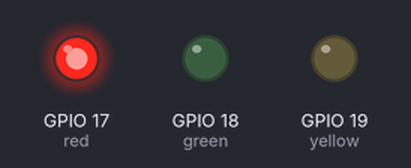
A program run on a simulated Raspberry Pi (BCM pin numbers). Shown: output pins drawn as LEDs (lit = HIGH). At 30.0 s the program stops and its outputs stay as they are.

Above: at 0.2 s.
At 0.7 s:
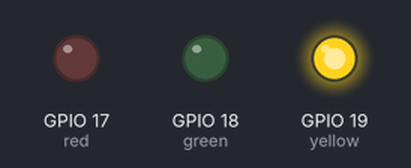
At 2.7 s:
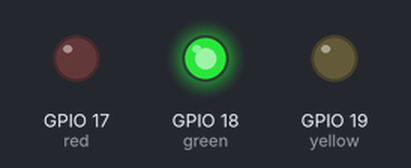
Timing chart, 0 to 3.5 s (numbered marks = the images above):
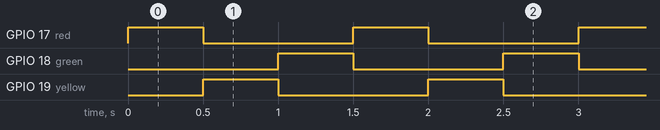

The program:

led1.py
```python
#!/usr/bin/python
import RPi.GPIO as GPIO
import time

# map colors to GPIO pins
red   = 17
green = 18
yellow= 19

# delay in seconds:
delay = 0.5

GPIO.setmode(GPIO.BCM)
GPIO.setwarnings(False)
GPIO.setup(red,    GPIO.OUT)
GPIO.setup(yellow, GPIO.OUT)
GPIO.setup(green,  GPIO.OUT)

try:
    for i in range(60):
        GPIO.output(red,    False)
        GPIO.output(yellow, False)
        GPIO.output(green,  False)
        if   i%3 == 0:
            GPIO.output(red,    True)
        elif i%3 == 1:
            GPIO.output(yellow, True)
        else:
            GPIO.output(green,  True)
        time.sleep(delay)
finally:
    GPIO.output(red, False)
    GPIO.output(yellow, False)
    GPIO.output(green, False)
```

Measured:
- by itself, GPIO 17 (red), GPIO 19 (yellow): alternates HIGH for 0.50 s and LOW for 1.0 s, 40 changes in all, then stays LOW
- by itself, GPIO 18 (green): alternates HIGH for 0.50 s and LOW for 1.0 s
